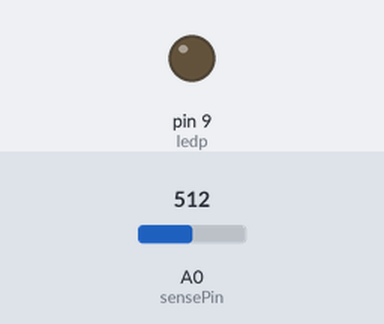
Simulated run of this sketch. Board: Arduino Uno, built with avr-gcc and run on an emulated ATmega328P. On the bench: output pins drawn as LEDs (lit = HIGH). Inputs (shaded band) come from the test bench; at power-on: A0 (sensePin) = 512. What the sketch prints to the serial monitor is not drawn.

Above: at 1.2 s.
1.3 s: A0 (sensePin) set to 0
At 2.2 s:
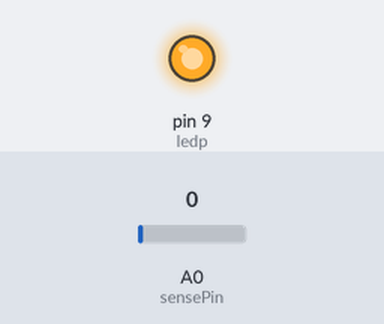
2.8 s: A0 (sensePin) set to 23
4.3 s: A0 (sensePin) set to 28
At 4.6 s:
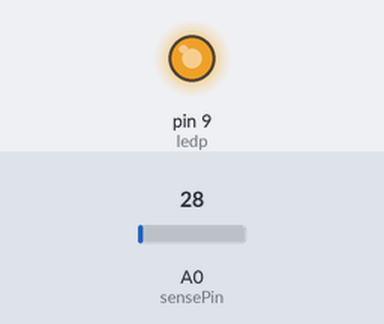
Timing chart, 0 to 7.3 s (numbered marks = the images above; inputs shaded):
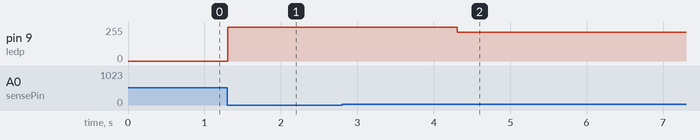

Measured:
- after the input at 1.3 s, pin 9 (ledp): 0/255 → 255/255 at once
- after the input at 4.3 s, pin 9 (ledp): 255/255 → 217/255 at once

The sketch:

ldr.ino
```cpp
const int sensePin =A0;
int ledp=9;
void setup() {
  // put your setup code here, to run once:
  analogReference(DEFAULT);
  pinMode(sensePin,INPUT);
  pinMode(ledp,OUTPUT);
  Serial.begin(9600);
}

/*void loop() {
  // put your main code here, to run repeatedly:
  int value=analogRead(sensePin);
  Serial.println(analogRead(sensePin));
  if(value<50)
  {digitalWrite(ledp,HIGH);}
  else
  {digitalWrite(ledp,LOW);}

}*/

void loop() {
  // put your main code here, to run repeatedly:
  int value=analogRead(sensePin);
  Serial.println(analogRead(sensePin));

  value=constrain(value,25,45);
  int ledlvl=map(value,25,45,255,0);

  analogWrite(ledp,ledlvl);
}
/*int sensorPin = A0; // select the input pin for LDR

int sensorValue = 0; // variable to store the value coming from the sensor
void setup() {
Serial.begin(9600); //sets serial port for communication
}
void loop() {
sensorValue = analogRead(sensorPin); // read the value from the sensor
Serial.println(sensorValue); //prints the values coming from the sensor on the screen

delay(100);

}*/
```
